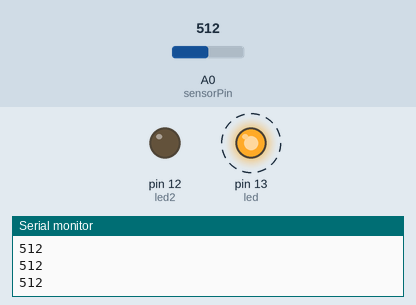
This sketch was run on a simulated Arduino Uno, built with avr-gcc and run on an emulated ATmega328P. On the bench: output pins drawn as LEDs (lit = HIGH), the last lines printed to the serial monitor. Dashed ring = blinking. The inputs (shaded band) are chosen by the test bench; at power-on: A0 (sensorPin) = 512.

Above: at 1.25 s.
1.3 s: A0 (sensorPin) set to 592
4.3 s: A0 (sensorPin) set to 612
At 4.45 s:
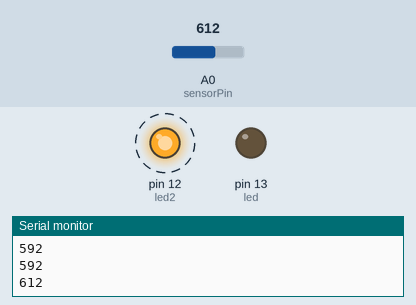
7.3 s: A0 (sensorPin) set to 590
At 7.46 s:
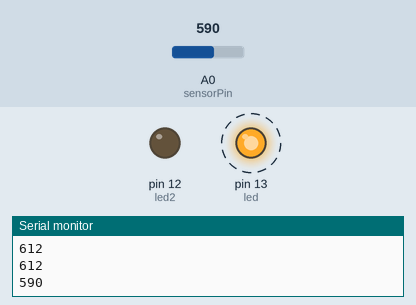
10.3 s: A0 (sensorPin) set to 610
At 10.46 s:
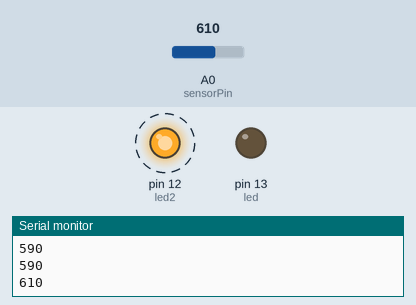
Timing chart, 0 to 14.3 s (numbered marks = the images above; inputs shaded):
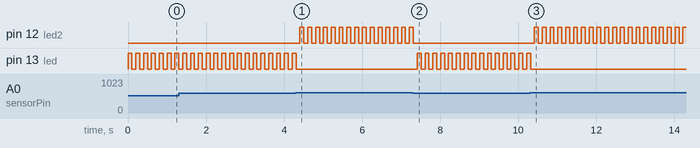

The sketch:

light_sensor_test.ino
```cpp
// select the input pin for LDR
int sensorPin = A0;
// store the value coming from the sensor
int sensorValue = 0;

// select the input pin for the LED
int led = 13;
int led2 = 12;

void setup() {
  //sets serial port for communication
  Serial.begin(9600);

  // initialize digital pin led and led2 as an output.
  pinMode(led, OUTPUT);
  pinMode(led2, OUTPUT);
}


void loop() {
  sensorValue = analogRead(sensorPin);

  //prints the values coming from the sensor on the serial monitor
  Serial.println(sensorValue);


  // if the light the red LED will flash
  // otherwise the yellow LED will flash
  if (sensorValue < 600){
    digitalWrite(led, HIGH);
    delay(100);
    digitalWrite(led, LOW);
    delay(100);
  }
  else {
    digitalWrite(led2, HIGH);
    delay(100);
    digitalWrite(led2, LOW);
    delay(100);
  }
}
```

Measured:
- the behaviour switches between 599 and 600 on A0 (sensorPin) (found by bisection; images 0 and 1)
- after the input at 4.3 s, pin 12 (led2): alternates HIGH for 0.10 s and LOW for 0.10 s, starting after 0.11 s; pin 13 (led): goes on until 4.3 s, then stays LOW
- after the input at 7.3 s, pin 12 (led2): goes on until 7.3 s, then stays LOW; pin 13 (led): alternates HIGH for 0.10 s and LOW for 0.10 s, starting after 0.11 s
- after the input at 10.3 s, pin 12 (led2): alternates HIGH for 0.10 s and LOW for 0.10 s, starting after 0.12 s; pin 13 (led): goes on until 10.3 s, then stays LOW
- by itself, pin 13 (led): alternates HIGH for 0.10 s and LOW for 0.10 s
